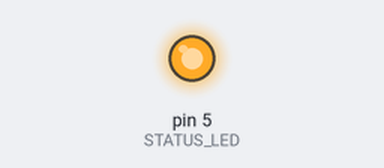
This sketch was run on a simulated Arduino Uno, built with avr-gcc and run on an emulated ATmega328P. Parts: output pins drawn as LEDs (lit = HIGH). Wiring (inferred from the names in the program): 24Cxx EEPROM at I2C address 0x50. EEPROM starts erased.

Above: at 0.1 s.
Timing chart, 0 to 1.6 s (numbered marks = the images above):
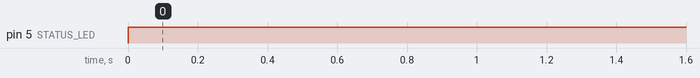

Measured:
- by itself, pin 5 (STATUS_LED): LOW → HIGH at 0.00 s

The sketch:

i2c-rom-flasher.ino
```cpp
//----------------------------------------//
// SAINTCON I2C EEPROM Programmer
//----------------------------------------//
// This will load data into the eeprom and
// change the address of a 24CWXXX style device
// Project by @Sodium_Hydrogen and @_bashNinja


#define BASE_ADDR 0x50
#define NEW_ADDR 0x52

#define STATUS_LED 5 // Minibadge debugger clock pin

#include <Wire.h>


char preamble[] = {0x00, 0x02, 0}; // Set last byte later in setup to length of text
char data[] = "Hello World";
int data_length = 0;


char combined_buff[200] = {0};

void setup() {
  Wire.begin(); // join i2c bus (address optional for master)
  pinMode(STATUS_LED, OUTPUT);
  digitalWrite(STATUS_LED, LOW);

  preamble[2] = strlen(data); // Store length of string

  // Copy data to combined_buff
  memcpy(combined_buff, preamble, sizeof(preamble));
  memcpy(&combined_buff[sizeof(preamble)], data, strlen(data));

  // Store length of data
  data_length = sizeof(preamble) + strlen(data);

}


void writeCharArray(){
  for(int i = 0; i < data_length; i++){
    // The i2c eeprom we used has a 32 byte write length.
    //  that wasn't working so we used 16 bytes before a reset
    if(i%16 == 0){
      Wire.endTransmission();
      delay(100);
      Wire.beginTransmission(BASE_ADDR);
      Wire.write(0);
      Wire.write(i);
    }
    Wire.write(combined_buff[i]);
  }
  Wire.endTransmission();

}

bool checkData() {
  Wire.beginTransmission(NEW_ADDR);
  Wire.write(0); // Start com and set two byte page pointer to 0
  Wire.write(0);
  Wire.endTransmission();
  delay(100); // Wait because things don't work if you don't
  for(int i = 0; i < data_length; i++){
    // This is to prevent the i2c buffer from storing too much data
    if(i%16 == 0){
      Wire.requestFrom(NEW_ADDR, 16);    // request 6 bytes from slave device #8
      delay(100); // Wait because things don't work if you don't
    }
    bool avail = Wire.available();
    char read_data = Wire.read();
    if(!avail || (combined_buff[i] != read_data) ){
      return false;
    }
  }
  return true;
}

void loop() {
  digitalWrite(STATUS_LED, LOW);
  while(true){
    Wire.beginTransmission(BASE_ADDR);
    // this returns a zero if the device exists at the address
    int error = Wire.endTransmission();
    if(error == 0){
      break;
    }

    Wire.beginTransmission(NEW_ADDR);
    if(Wire.endTransmission() == 0){
      if(checkData()){
        digitalWrite(STATUS_LED, HIGH);

      } else {
        // Swap back to old address
        Wire.beginTransmission(NEW_ADDR);
        Wire.write(0x80);
        Wire.write(0x00);
        Wire.write(0x40);
        Wire.write(0x40);
        Wire.endTransmission();
        delay(500);
      }
    }else{
      digitalWrite(STATUS_LED, LOW);
    }
  }
  digitalWrite(STATUS_LED, HIGH);
  delay(500);
  writeCharArray();
  delay(50);
  Wire.beginTransmission(BASE_ADDR);
  Wire.write(0x80); // Write to configuration pages
  Wire.write(0x00);
  Wire.write(0x40);
  Wire.write( 0x40 | ((NEW_ADDR & 1) << 5) | (NEW_ADDR & 0x7)); // Set new address
  Wire.endTransmission();
  delay(500);
}
```
